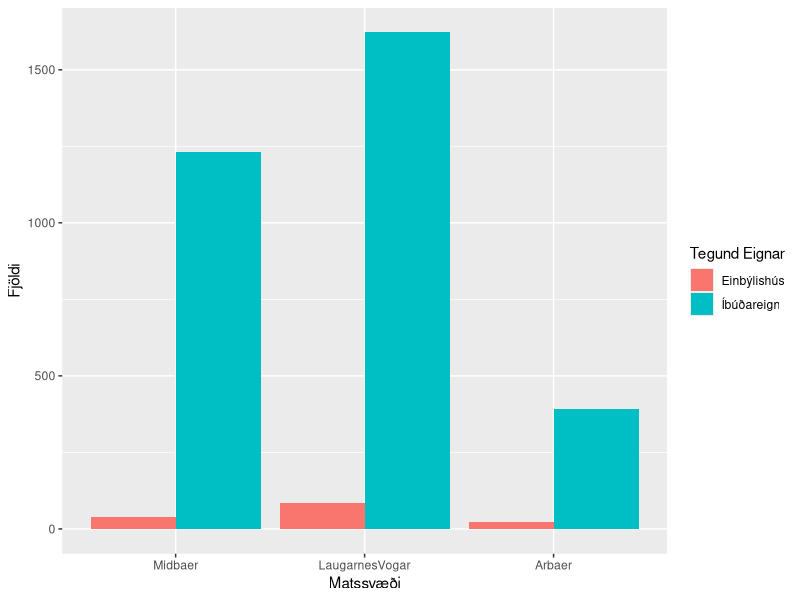
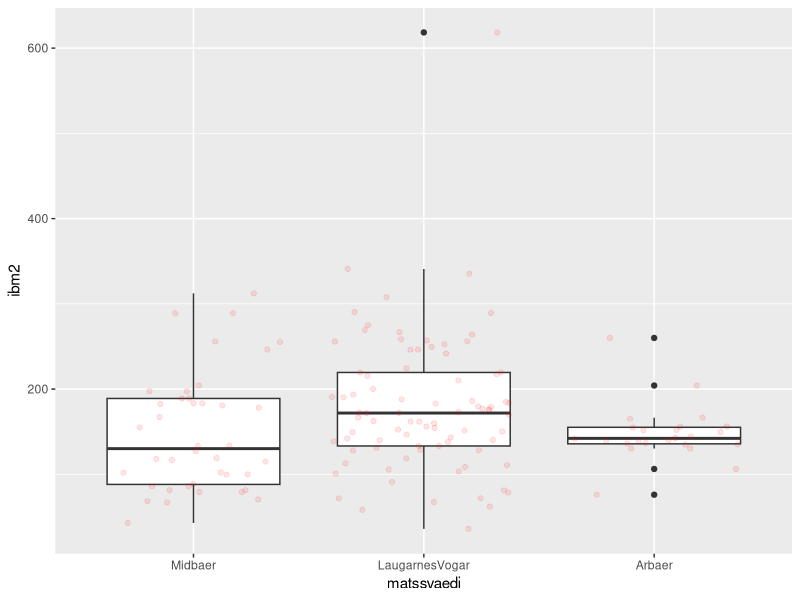
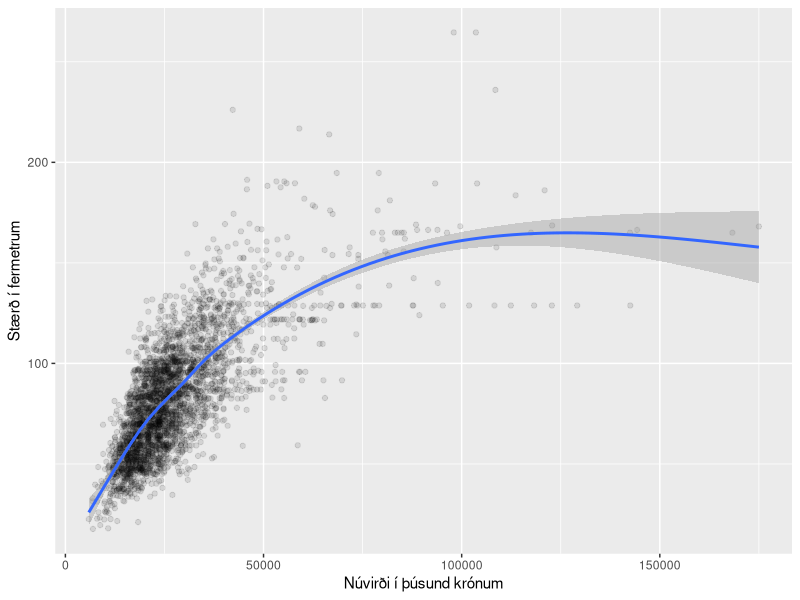

The R source for these figures, in order:
## ---- chunk 1
knitr::opts_chunk$set(echo = TRUE)
library(dplyr)
library(ggplot2)
## ---- chunk 2
thv <- read.table("./data/husnaedi.txt", header = TRUE, sep = ";")
## ---- chunk 3
hverfi <- c(20, 100, 200)
thv <- filter(thv, thv$matssvaedi%in%hverfi)
## ---- chunk 4
str(thv)
##Eins og sjá má eru matssvæðin ranglega skilgreind sem tölugildi. Svo við breytum þeim í faktor og köllum matssvæðin nýjum nöfnum.
thv$matssvaedi <- as.factor(thv$matssvaedi)
levels(thv$matssvaedi) <- c("Midbaer", "LaugarnesVogar", "Arbaer")
str(thv)
## ---- chunk 5
plott1 <- 
  ggplot(aes(matssvaedi), data = thv) +
  geom_bar(position = "dodge", aes(fill = thv$teg_eign)) +

##X og Y labels
  xlab("Matssvæði") + ylab("Fjöldi") +

##Legend
  scale_fill_discrete(name = "Tegund Eignar")

plott1
## ---- chunk 6
einbylishus <- dplyr::filter(thv, teg_eign == "Einbýlishús")
plott2 <- 
  ggplot(aes(matssvaedi, ibm2), data = einbylishus) + geom_boxplot() + geom_jitter(alpha = 0.1, color = "red")

plott2
## ---- chunk 7
ibudir <- dplyr::filter(thv, teg_eign == "Íbúðareign")
plott3 <- 
  ggplot(aes(nuvirdi, ibm2), 
        data = ibudir) +
  ## How to plot
        geom_point(alpha = 0.1) +
        geom_smooth() + 
  ## X and Y labels
        xlab("Núvirði í þúsund krónum") + ylab("Stærð í fermetrum")

plott3
## ---- chunk 8
table(thv$teg_eign, thv$matssvaedi)
prop.table(table(thv$teg_eign, thv$matssvaedi), 2)
## ---- chunk 9
einbyl.midbaer <- einbylishus %>%
  filter(matssvaedi == "Midbaer")

einbyl.LaugarnesVogar <- einbylishus %>%
  filter(matssvaedi == "LaugarnesVogar")

einbyl.Arbaer <- einbylishus %>%
  filter(matssvaedi == "Arbaer")
